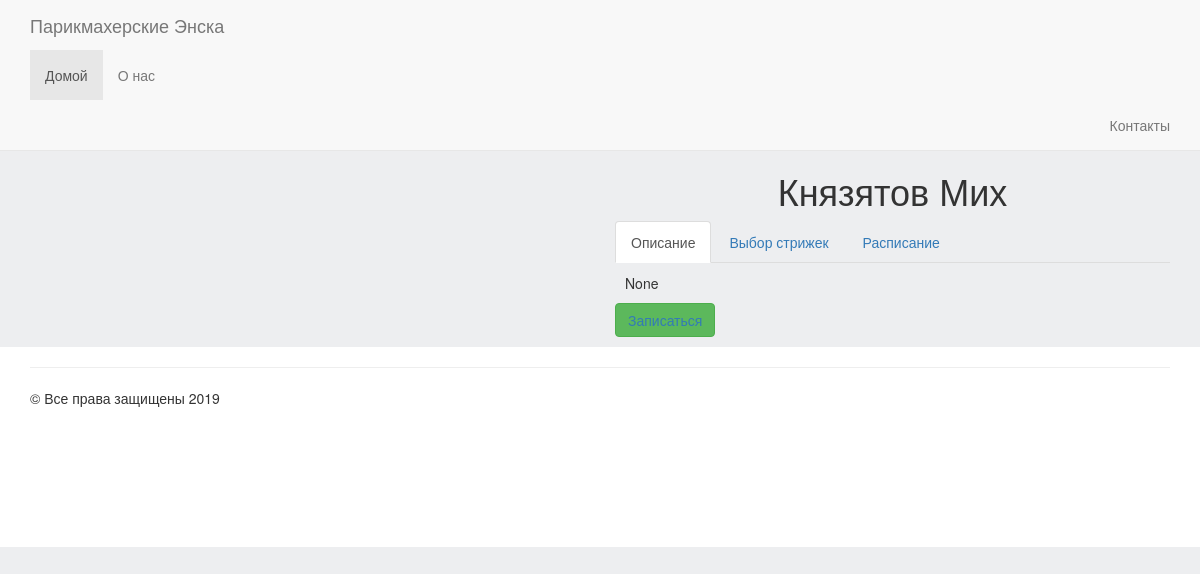
/master/10/, run on an earlier commit of the app's database.
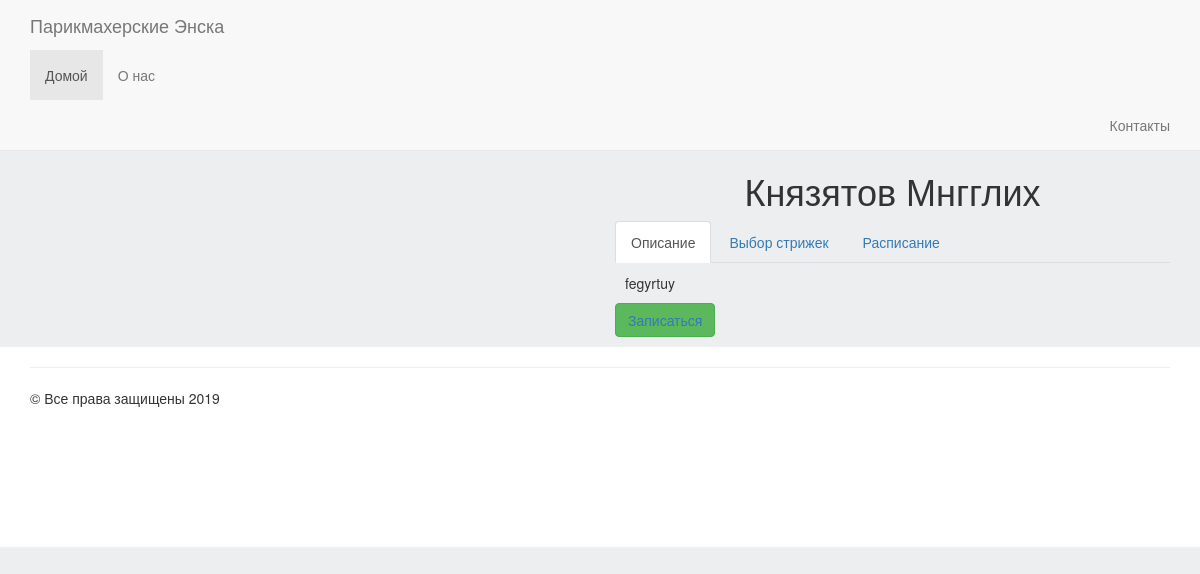
And on a later commit of the database.
### masters/models.py (models this page shows, shortened)
class Master(models.Model):
    name = models.CharField(u'Мастер',max_length=155, blank=False, null=False, default=None)
    descriptions = models.CharField(u'Описание',blank=False, null=False, max_length=155, default="")
    position = models.CharField(u'Должность',max_length=155,blank=False, null=False, default="");
    is_active = models.BooleanField(u'Активность',default=True)
    created = models.DateTimeField(auto_now_add=True, auto_now=False)
    updated = models.DateTimeField(auto_now_add=False, auto_now=True)
    date = models.DateTimeField(u'Дата и время',default=timezone.now)
    is_male = models.BooleanField(u'Муж?',default=True)
    objects = MasterManager()
    men = MasterMenManager()
    women = MasterWomenManager()
    class Meta:
        verbose_name = 'Мастер'
        verbose_name_plural = 'Мастера'

### landing/views.py (the view)
# urls.py: path('master/<int:id>/', views.master, name='master'),
def master(request, id):
    master = get_object_or_404(Master,id=id)
    return render(request, 'masters/master.html', {'master': master})

### masters/managers.py (called while the page is built)
    def get_queryset(self):
        return MasterQuerySet(self.model, using=self._db)

### landing/templates/masters/master.html (shortened to what this page needs)
{% extends 'base.html' %}
{% load static %}
{% block content %}
  <div class="container">
    <div class="row">
      <div class="col-lg-6">
      </div>
      <div class="col-lg-6">
        <h1 class="text-center">
          {{master.name}}
        </h1>
          <div>
            <ul class="nav nav-tabs" role="tablist">
              <li role="presentation" class="active"><a href="#description" aria-controls="home" role="tab" data-toggle="tab">
                Описание
              </a></li>
              <li role="presentation"><a href="#short_descriptions" aria-controls="short_descriptions" role="tab" data-toggle="tab">
                Выбор стрижек
              </a></li>
              <li role="presentation"><a href="#date" aria-controls="messages" role="tab" data-toggle="tab">
                Расписание
              </a></li>
            </ul>
            <div class="tab-content master-description-tabs">
              <div role="tabpanel" class="tab-pane active" id="description">
                {{ master.descriptions}}
              </div>
            </div>
            <div class="">
              <form id="form_date_master" class="form-inline">
                <div class="form-group">
                    <button type="submit" class="btn btn-success btn-buy"
                      data-master_id = {{ master.id }}
                      data-name_id = {{ master.name }}
                    >
                      <a href="{{ master.id }}/landing">
                            Записаться
                      </a>
                    </button>
                </div>
              </form>
            </div>
          </div>
      </div>
    </div>
  </div>
{% endblock %}

### landing/templates/base.html (shortened to what this page needs)
{% load static %}
<!DOCTYPE html>
<html>
<head>
    <link rel="stylesheet" href="https://cdnjs.cloudflare.com/ajax/libs/twitter-bootstrap/3.3.6/css/bootstrap.min.css">
    <link rel="stylesheet" href="{% static 'style.css' %}">
</head>
<body>
  <div class="wrapper">
    {% include 'navbar.html' %}
    {% block content %}
    {% endblock %}
  </div>
  {% include 'footer.html' %}
</body>

### landing/templates/navbar.html (shortened to what this page needs)
<nav class="navbar navbar-default navbar-static-top">
      <div class="container">
        <div class="navbar-header">
          <a class="navbar-brand" href="#">Парикмахерские Энска</a>
        </div>
        <div id="navbar" class="navbar-collapse collapse">
          <ul class="nav navbar-nav">
            <li class="active"><a href="/">Домой</a>
            <li><a href="/about">О нас</a></li>
              {% include 'about.html' %}
          </ul>
          <ul class="nav navbar-nav navbar-right">
            <li><a href="/contact">Контакты</a>
          </ul>
        </div>
      </div>
    </nav>

### landing/templates/about.html (shortened to what this page needs)
<div class="container">
</div>

### landing/templates/footer.html
<footer class="footer">
  <div class="container">
    <div class="text">
      <hr>
    &copy; Все права защищены 2019
    </div>
  </div>
</footer>

### landing/static/style.css (style rules this page uses)
html, body { height:100%; max-height:100%; background-color: #edeef0; }
.navbar { margin-bottom: 0; }
.footer { margin-bottom: -100px; background: white; height: 200px; }
.master-description-tabs { padding: 10px; }
.form-inline .form-group { display: inline-block; margin-bottom: 10px; vertical-align: middle; }

What changed in the data, as far as the page shows it:
changed Master: name "Князятов Мих" → "Князятов Мнгглих"; descriptions "None" → "fegyrtuy"
